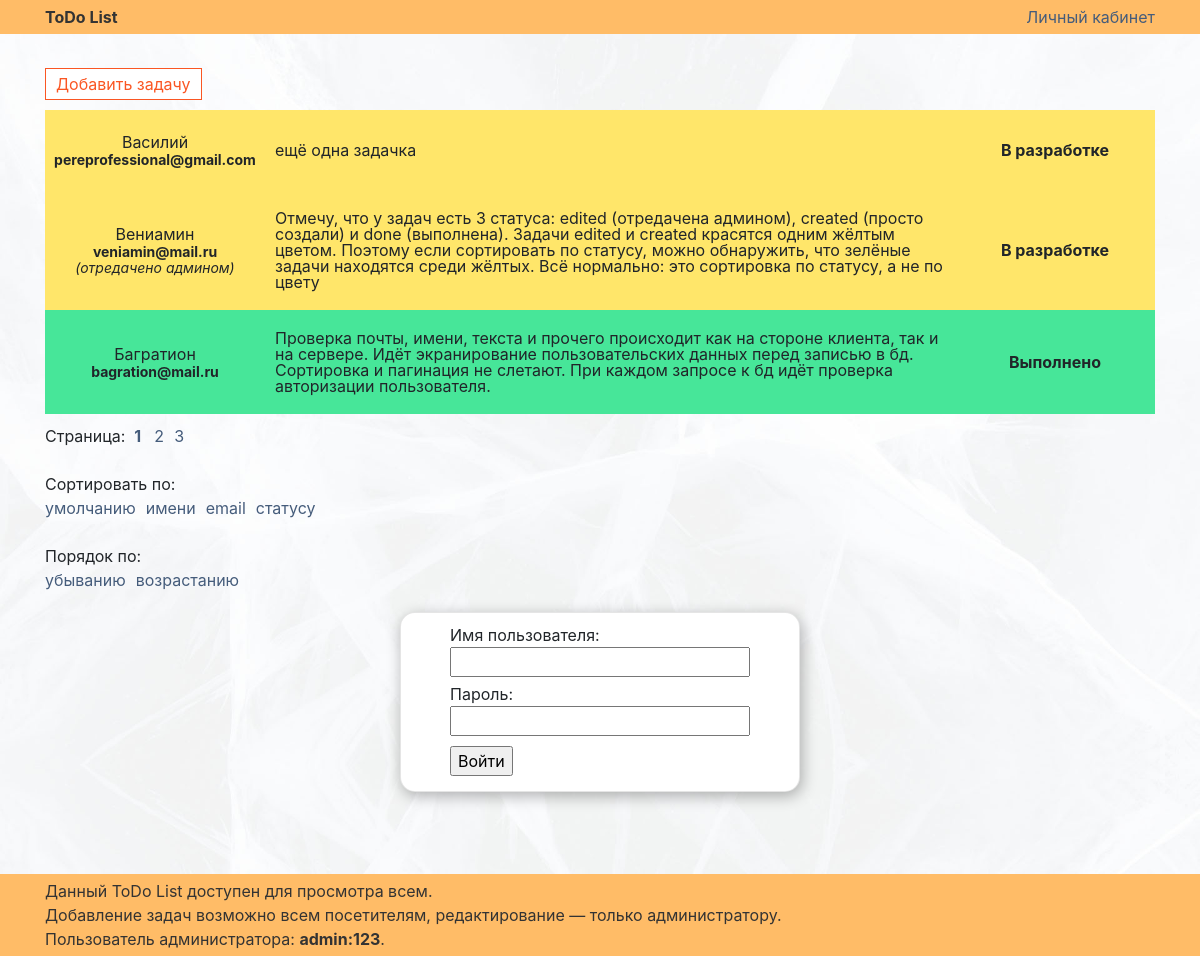
The page / on the database its author committed.
### tables this page shows
CREATE TABLE `tasks` (
  `id` int(11) NOT NULL,
  `name` varchar(16) NOT NULL,
  `email` varchar(32) NOT NULL,
  `text` text NOT NULL,
  `status` varchar(8) NOT NULL
);

### application/core/view.php (called while the page is built)
<?php
class View
{
	function generate($content_view, $template_view, $data = null) {
		include 'application/views/'.$template_view;
	}
}

### application/controllers/controller_main.php (called while the page is built, shortened)
<?php
class Controller_Main extends Controller
{
    function __construct() {
        $this->model = new Model_Main();
        $this->view = new View();
        $this->model_auth = new Model_Auth();
    }
	function action_index() {
        $limit = 3;
	    $page = 1;
	    $sort = 'id';
	    $order = 'desc';
        $tasks = $this->model->get_tasks($page, $limit, $order, $sort);
        $number_of_pages = intval(ceil($this->model->get_number_of_pages() / $limit));
        $user = $this->model_auth->get_user_by_token($_COOKIE['token']);
        $data = [
            'tasks' => $tasks,
            'number_of_pages' => $number_of_pages,
            'current_page' => $page,
            'user' => $user
        ];
        $this->view->generate('todo_view.php', 'template_view.php', $data);
	}
}

### application/bootstrap.php (called while the page is built, shortened)
<?php
require_once 'core/model.php';
require_once 'core/view.php';
require_once 'core/route.php';
Route::start();

### index.php (called while the page is built, shortened)
<?php
require_once 'application/bootstrap.php';

### application/core/model.php (called while the page is built, shortened)
<?php
class Model
{
    public function __construct() {
        $this->mysqli = new mysqli("localhost", "root", "root", "todolist");
    }
}

### application/models/model_main.php (called while the page is built, shortened)
<?php
class Model_Main extends Model
{
    public function get_tasks($page, $limit, $order, $sort) {
        $page = mysqli_real_escape_string($this->mysqli, $page);
        $order = mysqli_real_escape_string($this->mysqli, $order);
        $sort = mysqli_real_escape_string($this->mysqli, $sort);
        $offset = ($page - 1) * $limit;
        $result = $this->mysqli->query('SELECT * FROM tasks ORDER BY '.$sort.' '.$order.' LIMIT '.$offset.','.$limit.' ')->fetch_all(MYSQLI_ASSOC);
        return $result;
    }
}

### application/views/todo_view.php (the view, shortened to what this page needs)
<div class="todo-wrapper">
    <button class="add-task">Добавить задачу</button>
    <? if (count($data['tasks']) > 0) : ?>
    	<div class="todo">
    		<div class="todo-items">
                <? foreach ($data['tasks'] as $item) : ?>
                    <div class="todo-item <?=$item['status']?>">
                        <div class="todo-cell cell-name">
                            <span class="user-name"><?=$item['name']?></span>
                            <?= (($item['email']) ? '<span class="user-email">'.$item['email'].'</span>' : '') ?>
                            <?= (($item['status'] == 'edited') ? '<span class="user-edited">(отредачено админом)</span>' : '') ?>
                        </div>
                        <div class="todo-cell cell-text">
                            <span><?=$item['text']?></span>
                        </div>
                        <div class="todo-cell cell-dependency">
                            <span class="task-status"><?= (($item['status'] == 'done') ? 'Выполнено' : 'В разработке') ?></span>
                        </div>
                    </div>
    			<? endforeach; ?>
    		</div>
            <? if (($data['number_of_pages']) > 1) : ?>
                <div class="pagination">
                    Страница:&nbsp;&nbsp;
                    <div class="pages">
                        <?
                        $query = $_GET;
                        for ($i = 1; $i <= $data['number_of_pages']; $i++) {
                            $query['page'] = $i;
                            $query_res = http_build_query($query);
                            if ($i == $data['current_page'])
                                echo '<a class="active" href="?'.$query_res.'">'.$i.'</a>';
                            else
                                echo '<a href="?'.$query_res.'">'.$i.'</a>';
                        }
                        ?>
                    </div>
                </div>
            <? endif; ?>
            <br/>
            <div class="sort">
                Сортировать по:&nbsp;&nbsp;
                <div class="pages">
                    <?
                    $query = $_GET;
                    $query['sort'] = 'id';
                    $query_res = http_build_query($query);
                    echo '<a href="?'.$query_res.'">умолчанию</a>';
                    $query['sort'] = 'name';
                    $query_res = http_build_query($query);
                    echo '<a href="?'.$query_res.'">имени</a>';
                    $query['sort'] = 'email';
                    $query_res = http_build_query($query);
                    echo '<a href="?'.$query_res.'">email</a>';
                    $query['sort'] = 'status';
                    $query_res = http_build_query($query);
                    echo '<a href="?'.$query_res.'">статусу</a>';
                    ?>
                </div>
            </div>
            <br/>
            <div class="sort">
                Порядок по:&nbsp;&nbsp;
                <div class="pages">
                    <?
                    $query = $_GET;
                    $query['order'] = 'desc';
                    $query_res = http_build_query($query);
                    echo '<a href="?'.$query_res.'">убыванию</a>';
                    $query['order'] = 'asc';
                    $query_res = http_build_query($query);
                    echo '<a href="?'.$query_res.'">возрастанию</a>';
                    ?>
                </div>
            </div>
    	</div>
    <? endif; ?>
</div>
<div class="authorization">
    <? if (!$data['user']) : ?>
    <form class="auth_user">
        <div class="auth-field">
            <label for="username">Имя пользователя:</label>
            <input type="text" name="username" minlength="5" required />
        </div>
        <div class="auth-field">
            <label for="username">Пароль:</label>
            <input type="password" name="password" required />
        </div>
        <input class="auth-submit" type="submit" value="Войти" />
    </form>
    <? else : ?>
    <span>Вы вошли под именем <strong><?= $data['user'][0]['username'] ?></strong>!</span>
    <button class="action-logout">Выйти :(</button>
    <? endif; ?>
</div>

### application/core/route.php (shortened to what this page needs)
<?php
class Route
{
	static function start() {
		$action_name = 'index';
		$action_name = 'action_'.$action_name;
		$controller = new $controller_name;
		$action = $action_name;
		if(method_exists($controller, $action)) {
			$controller->$action();
		}
	}
}

### application/views/template_view.php (shortened to what this page needs)
<!DOCTYPE html>
<html xmlns="http://www.w3.org/1999/xhtml">
	<head>
		<link rel="stylesheet" type="text/css" href="css/bootstrap.min.css" />
		<link rel="stylesheet" type="text/css" href="css/style.css" />
	</head>
	<body>
		<header>
			<div class="container">
				<div class="row">
					<div class="col-6 logo">
						<strong>ToDo List</strong>
					</div>
					<div class="col-6 dashboard-entrance">
						<a href="#!">Личный кабинет</a>
					</div>
				</div>
			</div>
		</header>
		<div class="workarea">
			<div class="container">
				<div class="content">
					<?php include 'application/views/'.$content_view; ?>
				</div>
			</div>
		</div>
		<footer>
			<div class="container">
				<p>Данный ToDo List доступен для просмотра всем.</p>
				<p>Добавление задач возможно всем посетителям, редактирование — только администратору. </p>
				<p>Пользователь администратора: <strong>admin:123</strong>.</p>
			</div>
		</footer>
	</body>
</html>

### css/style.css (style rules this page uses)
body { height: 100vh; min-height: 100vh; }
header, footer { background-color: #FFBC67; color: #333; padding-top: 5px; padding-bottom: 5px; width: 100%; }
header p, footer p { margin: 0px; padding: 0px; }
.dashboard-entrance { display: flex; justify-content: end; }
.workarea { min-height: 100vh; padding-top: 34px; padding-bottom: 82px; background-image: url(../images/ice-texture-long-min.jpg); background-size: cover; display: flex; justify-content: center; align-items: center; }
.todo-item { display: flex; flex-direction: row; }
.todo-item.created, .todo-item.edited { background-color: #FFE66A; }
.todo-item.done { background-color: #47E699; }
.todo-cell { display: flex; justify-content: center; align-items: center; padding: 20px; padding-left: 10px; padding-right: 10px; }
.cell-name { width: 220px; flex-direction: column; }
.todo-cell .user-email { font-size: 14px; font-weight: bold; margin-top: -5px; }
.todo-cell .user-edited { font-size: 14px; font-style: italic; margin-top: -5px; }
.cell-text { line-height: 1; width: 690px; justify-content: left; }
.cell-dependency { width: 200px; flex-direction: column; }
.cell-dependency span, .cell-dependency button { text-align: center; line-height: 1; margin-bottom: 5px; margin-top: 5px; }
.task-status { font-weight: bold; }
.authorization { background-color: #FFF; box-shadow: 2px 4px 15px rgba(0,0,0,0.3); border: 1px solid rgba(0,0,0,0.1); border-radius: 15px; display: flex; justify-content: center; align-items: center; padding: 15px; max-width: 400px; margin: 0 auto; margin-top: 20px; flex-direction: column; }
form.auth_user { width: 300px; }
.auth-field { display: flex; flex-direction: column; }
.auth-field label { padding: 0px; margin: 0px; margin-top: -5px; }
.auth-field { margin-bottom: 10px; }
.add-task { border: 1px solid #FA5623; color: #FA5623; padding: 0px; text-align: center; padding-left: 10px; padding-right: 10px; display: block; padding-top: 3px; padding-bottom: 3px; cursor: pointer; outline: none; background-color: #FFF; margin-bottom: 10px; transition: background 250ms, color 250ms, border 250ms; }
.pagination { margin-top: 10px; }
.pagination a { display: inline-block; width: 20px; }
.pagination a.active { font-weight: bold; cursor: default; }
.sort a { margin-right: 10px; }

### rows shown on the page
tasks: name "Василий", email "pereprofessional@gmail.com", text "ещё одна задачка", status "В разработке"
tasks: name "Вениамин", email "veniamin@mail.ru", status "(отредачено админом)", text "Отмечу, что у задач есть 3 статуса: edited (отредачена админом), created (просто создали) и done (выполнена). Задачи edited и created красятся одним жёлтым цветом. Поэтому если сортировать по статусу, можно обнаружить, что зелёные задачи находятся среди жёлтых. Всё нормально: это сортировка по статусу, а не по цвету"
tasks: name "Багратион", email "bagration@mail.ru", text "Проверка почты, имени, текста и прочего происходит как на стороне клиента, так и на сервере. Идёт экранирование пользовательских данных перед записью в бд. Сортировка и пагинация не слетают. При каждом запросе к бд идёт проверка авторизации пользователя.", status "Выполнено"
